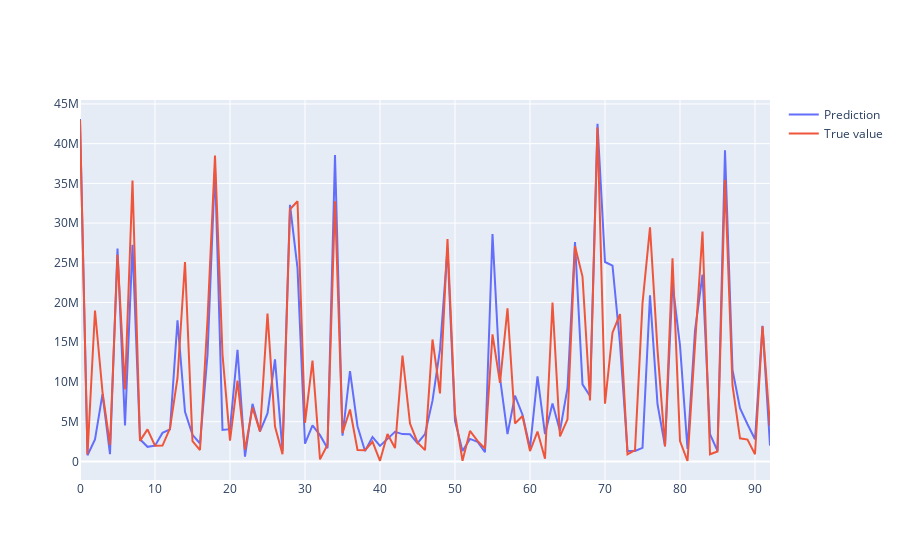

Notebook source saved alongside this figure:
### Code cell
fig = go.Figure()
fig.add_trace(go.Scatter(x=list(range(len(y_predict))), y=y_predict,
                        mode='lines',
                        name='Prediction'))
fig.add_trace(go.Scatter(x=list(range(len(y_test))), y=y_test,
                        mode='lines',
                        name='True value'))

fig.show()
